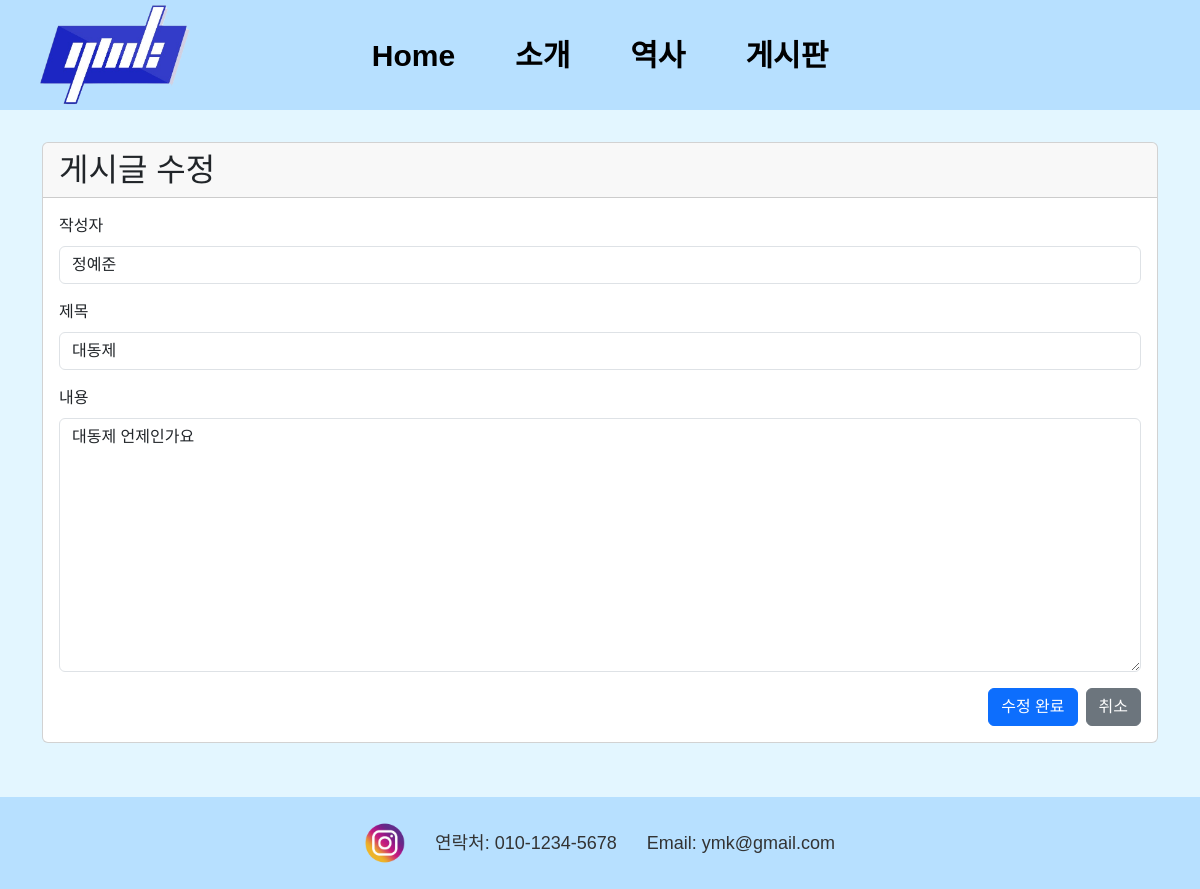
/qna/edit/1, run on the app's committed database.
### app.py (models this page shows, shortened)
class Post(db.Model):
    id = db.Column(db.Integer, primary_key=True)
    name = db.Column(db.String(50))
    title = db.Column(db.String(200))
    content = db.Column(db.Text)
    created_at = db.Column(db.DateTime, default=datetime.utcnow)
    password_hash = db.Column(db.String(128))  # 추가
    comments = db.relationship('Comment', backref='post', lazy=True, cascade="all, delete-orphan")
    votes = db.relationship('PostVote', backref='post', lazy=True, cascade="all, delete-orphan")

### app.py (the view, shortened to what this page needs)
@app.route('/qna/edit/<int:post_id>', methods=['GET', 'POST'])
def edit_post(post_id):
    post = Post.query.get_or_404(post_id)
    return render_template('edit.html', post=post)

### templates/edit.html (shortened to what this page needs)
<!DOCTYPE html>
<html lang="ko">
<head>
  <link href="https://cdn.jsdelivr.net/npm/bootstrap@5.3.0/dist/css/bootstrap.min.css" rel="stylesheet">
  <link rel="stylesheet" href="/static/qna.css">
</head>
<body>
  <header class="header">
    <div class="logo">
      <img src="/static/pictures/YMK 로고.png" alt="YMK Logo" id="logoimg" style="cursor: pointer;">
    </div>
    <div class="navbar">
      <ul class="menu-bar">
        <li><a href="{{ url_for('home') }}">Home</a></li>
        <li><a href="{{ url_for('intro') }}">소개</a></li>
        <li><a href="#">역사</a></li>
        <li><a href="{{ url_for('qna') }}">게시판</a></li>
      </ul>
    </div>
  </header>
  <div class="container py-4">
    <div class="card">
      <div class="card-header">
        <h2 class="mb-0">게시글 수정</h2>
      </div>
      <div class="card-body">
        <form method="POST" action="{{ url_for('edit_post', post_id=post.id) }}">
          <div class="mb-3">
            <label for="name" class="form-label">작성자</label>
            <input type="text" class="form-control" id="name" name="name" value="{{ post.name }}" required>
          </div>
          <div class="mb-3">
            <label for="title" class="form-label">제목</label>
            <input type="text" class="form-control" id="title" name="title" value="{{ post.title }}" required>
          </div>
          <div class="mb-3">
            <label for="content" class="form-label">내용</label>
            <textarea class="form-control" id="content" name="content" rows="10" required>{{ post.content }}</textarea>
          </div>
          <div class="d-flex justify-content-end">
            <button type="submit" class="btn btn-primary me-2">수정 완료</button>
            <a href="{{ url_for('qna') }}" class="btn btn-secondary">취소</a>
          </div>
        </form>
      </div>
    </div>
  </div>
  <footer id="footer-wrap">
    <div class="footer">
      <ul class="sns">
        <li>
          <a href="https://www.instagram.com/ymkofficial/" target="_blank">
            <img alt="instagram" src="/static/pictures/foot-icon02.png">
          </a>
        </li>
        <li>연락처: 010-1234-5678</li>
        <li>Email: ymk@gmail.com</li>
      </ul>
    </div>
  </footer>
</body>
</html>

### static/qna.css (style rules this page uses)
body { font-family: "Malgun Gothic ", "Apple SD Gothic Neo", "Noto Sans KR", sans-serif; font-optical-sizing: auto; font-weight: 400; background-color: #E3F6FF; font-style: normal; }
.header { display: flex; align-items: center; padding: 5px 40px; background-color: #B7E0FF; margin-bottom: 8px; }
.logo { flex: 0 0 auto; }
.logo img { height: 100px; width: 150px; }
.navbar { position: absolute; left: 50%; transform: translateX(-50%); }
.menu-bar { display: flex; list-style: none; gap: 20px; font-size: 30px; font-weight: bold; margin: 0; padding: 0; }
.menu-bar a { display: inline-block; padding: 10px 20px; border-radius: 10px; text-align: center; text-decoration: none; color: black; transition: background-color 0.3s, color 0.3s; }
#footer-wrap { background-color: #B7E0FF !important; padding: 15px 0; width: 100%; margin-top: 30px; }
.footer { width: 100%; text-align: center; }
.footer .sns { list-style: none; margin: 0; padding: 10px; display: flex; justify-content: center; align-items: center; gap: 30px; flex-wrap: wrap; }
.footer .sns li { display: flex; align-items: center; gap: 8px; font-family: sans-serif; font-size: 18px; color: #333; }
.footer .sns img { width: 40px; height: auto; }

### data on the page
Post: name "정예준", title "대동제", content "대동제 언제인가요"
